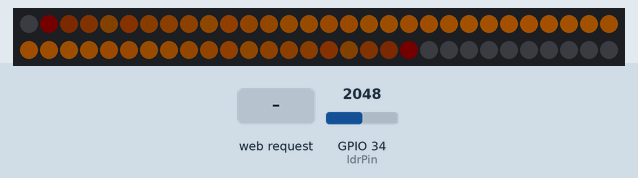
Bench run of a sketch on a simulated ESP32. On the bench: 60 RGB LEDs in strip order, left to right, continuing on the next row. The test bench sets the inputs (shaded band); at power-on: GPIO 34 (ldrPin) = 2048. Dim RGB values are drawn brighter than linear; WiFi joins after 1.5 s; servers stay silent unless stated; the local clock reads 2024-03-15 10:24:30 at power-on unless the sketch sets it; storage starts empty; EEPROM starts erased.

Above: at 2.8 s.
2.9 s: HTTP request GET /set?mode=1 received
At 2.99 s:
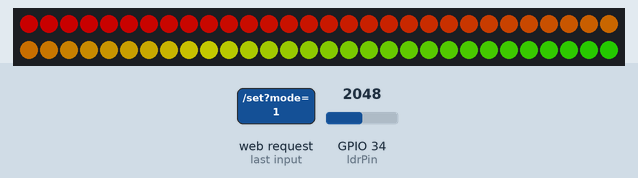
4.5 s: HTTP request GET /set?brightness=1 received
At 4.81 s:
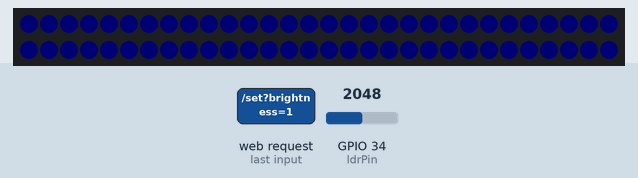
6.2 s: HTTP request GET /set?brightness=120 received
At 6.74 s:
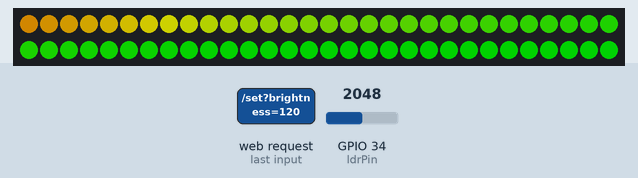
9.2 s: HTTP request GET /set?mode=1&brightness=1&color=1 received
At 9.25 s:
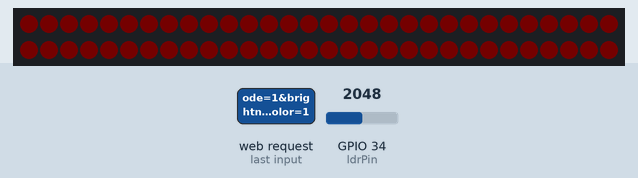
11.7 s: HTTP request GET /set?brightness=120 received
At 11.75 s:
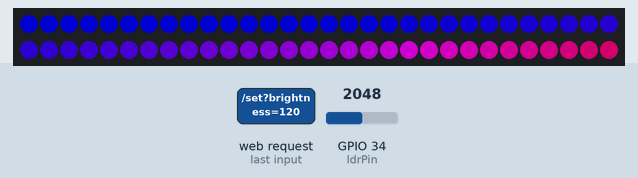

Measured:
- after the input at 2.9 s, the LEDs: first change at once (image 1 shows a later state)
- after the input at 4.5 s, the LEDs: first change after 0.05 s (image 2 shows a later state)
- after the input at 6.2 s, the LEDs: first differ from a run without the input after 0.07 s (image 3 shows a later state)
- after the input at 11.7 s, the LEDs: change at once (image 5)

The sketch:

main.ino
```cpp
#include <WiFi.h>
#include "settings.h"
#include "led_control.h"
#include "light_sensor.h"
#include "web_server.h"
#include "rtc_manager.h"
#include <SPIFFS.h>

const char* ssid = "YOUR_SSID";
const char* password = "YOUR_PASSWORD";

void setup() {
  Serial.begin(115200);
  delay(100);

  if(!SPIFFS.begin(true)) Serial.println("SPIFFS failed");

  strip.begin();
  strip.show();

  setupLightSensor(34);
  loadSettings();
  applySettings();

  WiFi.begin(ssid, password);
  unsigned long start = millis();
  while(WiFi.status() != WL_CONNECTED && millis() - start < 15000) delay(500);

  setupRTC();
  setupWebServer();
}

void loop() {
  handleLighting();
  delay(50);
}
```

led_control.cpp
```cpp
#include "led_control.h"
#include "light_sensor.h"

Adafruit_NeoPixel strip(LED_COUNT, LED_PIN, NEO_GRB + NEO_KHZ800);
int rainbowIndex = 0;

void handleLighting() {
  int b = settings.brightness;
  if(settings.autoDim) b = scaleBrightnessForAmbient(settings.brightness);
  strip.setBrightness(b);

  switch(settings.mode){
    case SUNLIGHT: showSunlight(); break;
    case RAINBOW: showRainbow(); break;
    case SOLID: showSolid(); break;
    case OFF: strip.clear(); strip.show(); break;
  }
}

void showSunlight(){
  struct tm t;
  if(!getLocalTime(&t)) return;
  int h = t.tm_hour;
  for(int i=0;i<LED_COUNT;i++){
    int br = max(0,255 - abs((i - (h*LED_COUNT/24))*10));
    br = br*settings.brightness/255;
    strip.setPixelColor(i, strip.Color(br,br/2,0));
  }
  strip.show();
}

void showRainbow(){
  for(int i=0;i<LED_COUNT;i++){
    int idx = (i+rainbowIndex)&255;
    strip.setPixelColor(i, strip.gamma32(strip.ColorHSV(idx*65536L/256)));
  }
  strip.show();
  rainbowIndex+=settings.rainbowSpeed;
}

void showSolid(){
  strip.fill(strip.Color(settings.colorR,settings.colorG,settings.colorB));
  strip.show();
}
```

led_control.h
```cpp
#pragma once
#include <Adafruit_NeoPixel.h>
#include "settings.h"

#define LED_PIN 18
#define LED_COUNT 60

extern Adafruit_NeoPixel strip;
extern int rainbowIndex;

void handleLighting();
void showSunlight();
void showRainbow();
void showSolid();
```

light_sensor.cpp
```cpp
#include "light_sensor.h"
#include <Arduino.h>

static int ldrPin = 34;
static const int SMOOTH_SIZE = 8;
static int readings[SMOOTH_SIZE];
static int idx = 0;
static bool initialized = false;
static int darkThreshold = 800;

void setupLightSensor(int pin){
  ldrPin=pin;
  pinMode(ldrPin, INPUT);
  for(int i=0;i<SMOOTH_SIZE;i++) readings[i]=analogRead(ldrPin);
  initialized=true;
}

int readLightLevel(){
  if(!initialized) return 0;
  readings[idx]=analogRead(ldrPin);
  idx=(idx+1)%SMOOTH_SIZE;
  long s=0; for(int i=0;i<SMOOTH_SIZE;i++) s+=readings[i];
  return (int)(s/SMOOTH_SIZE);
}

bool isRoomDark(){ return readLightLevel()<darkThreshold; }
int scaleBrightnessForAmbient(int maxB){
  int v=readLightLevel();
  if(v>=darkThreshold) return maxB;
  int s = map(v,0,darkThreshold,0,maxB);
  return constrain(s,0,maxB);
}
```

light_sensor.h
```cpp
#pragma once

void setupLightSensor(int pin);
int readLightLevel();
bool isRoomDark();
int scaleBrightnessForAmbient(int maxBrightness);
```

rtc_manager.h
```cpp
#pragma once
#include <time.h>
bool setupRTC();
bool getLocalTime(struct tm *info);
```

web_server.cpp
```cpp
#include "web_server.h"
#include <ESPAsyncWebServer.h>
#include <SPIFFS.h>
#include "settings.h"
#include "light_sensor.h"
AsyncWebServer server(80);

void setupWebServer(){
  server.on("/",HTTP_GET,[](AsyncWebServerRequest* req){ req->send(SPIFFS,"/index.html","text/html"); });
  server.on("/getsettings",HTTP_GET,[](AsyncWebServerRequest* req){
    char js[256];
    sprintf(js,"{\"mode\":%d,\"brightness\":%d,\"color\":\"#%02X%02X%02X\",\"autoDim\":%s,\"darkTheme\":%s,\"rainbowSpeed\":%d}",
      settings.mode,settings.brightness,settings.colorR,settings.colorG,settings.colorB,
      settings.autoDim?"true":"false",
      settings.darkTheme?"true":"false",
      settings.rainbowSpeed);
    req->send(200,"application/json",js);
  });
  server.on("/light",HTTP_GET,[](AsyncWebServerRequest* req){ req->send(200,"text/plain",String(readLightLevel())); });
  server.on("/set",HTTP_GET,[](AsyncWebServerRequest* req){
    if(req->hasParam("mode")) settings.mode=req->getParam("mode")->value().toInt();
    if(req->hasParam("brightness")) settings.brightness=req->getParam("brightness")->value().toInt();
    if(req->hasParam("color")){
      String h=req->getParam("color")->value(); if(h.startsWith("#")) h.remove(0,1);
      long n=strtol(h.c_str(),NULL,16);
      settings.colorR=(n>>16)&0xFF; settings.colorG=(n>>8)&0xFF; settings.colorB=n&0xFF;
    }
    if(req->hasParam("autodim")) settings.autoDim=req->getParam("autodim")->value().toInt()==1;
    if(req->hasParam("darkTheme")) settings.darkTheme=req->getParam("darkTheme")->value().toInt()==1;
    if(req->hasParam("rainbowSpeed")) settings.rainbowSpeed=req->getParam("rainbowSpeed")->value().toInt();
    saveSettings(); req->send(200,"text/plain","OK");
  });
  server.begin();
}
```

web_server.h
```cpp
#pragma once
void setupWebServer();
```

settings.cpp
```cpp
#include "settings.h"
#include <Preferences.h>

Preferences prefs;
Settings settings;

void saveSettings() {
  prefs.begin("worldmap", false);
  prefs.putInt("mode", settings.mode);
  prefs.putInt("brightness", settings.brightness);
  prefs.putInt("colorR", settings.colorR);
  prefs.putInt("colorG", settings.colorG);
  prefs.putInt("colorB", settings.colorB);
  prefs.putBool("autoDim", settings.autoDim);
  prefs.putBool("darkTheme", settings.darkTheme);
  prefs.putInt("rainbowSpeed", settings.rainbowSpeed);
  prefs.end();
}

void loadSettings() {
  prefs.begin("worldmap", true);
  settings.mode = prefs.getInt("mode",0);
  settings.brightness = prefs.getInt("brightness",100);
  settings.colorR = prefs.getInt("colorR",255);
  settings.colorG = prefs.getInt("colorG",255);
  settings.colorB = prefs.getInt("colorB",255);
  settings.autoDim = prefs.getBool("autoDim",false);
  settings.darkTheme = prefs.getBool("darkTheme",true);
  settings.rainbowSpeed = prefs.getInt("rainbowSpeed",4);
  prefs.end();
}

void applySettings(){}
```

settings.h
```cpp
#pragma once
#include <Arduino.h>

enum Mode { SUNLIGHT=0, RAINBOW=1, SOLID=2, OFF=3 };

struct Settings {
  int mode;
  int brightness;
  int colorR;
  int colorG;
  int colorB;
  bool autoDim;
  bool darkTheme;
  int rainbowSpeed;
};

extern Settings settings;
void saveSettings();
void loadSettings();
void applySettings();
```
